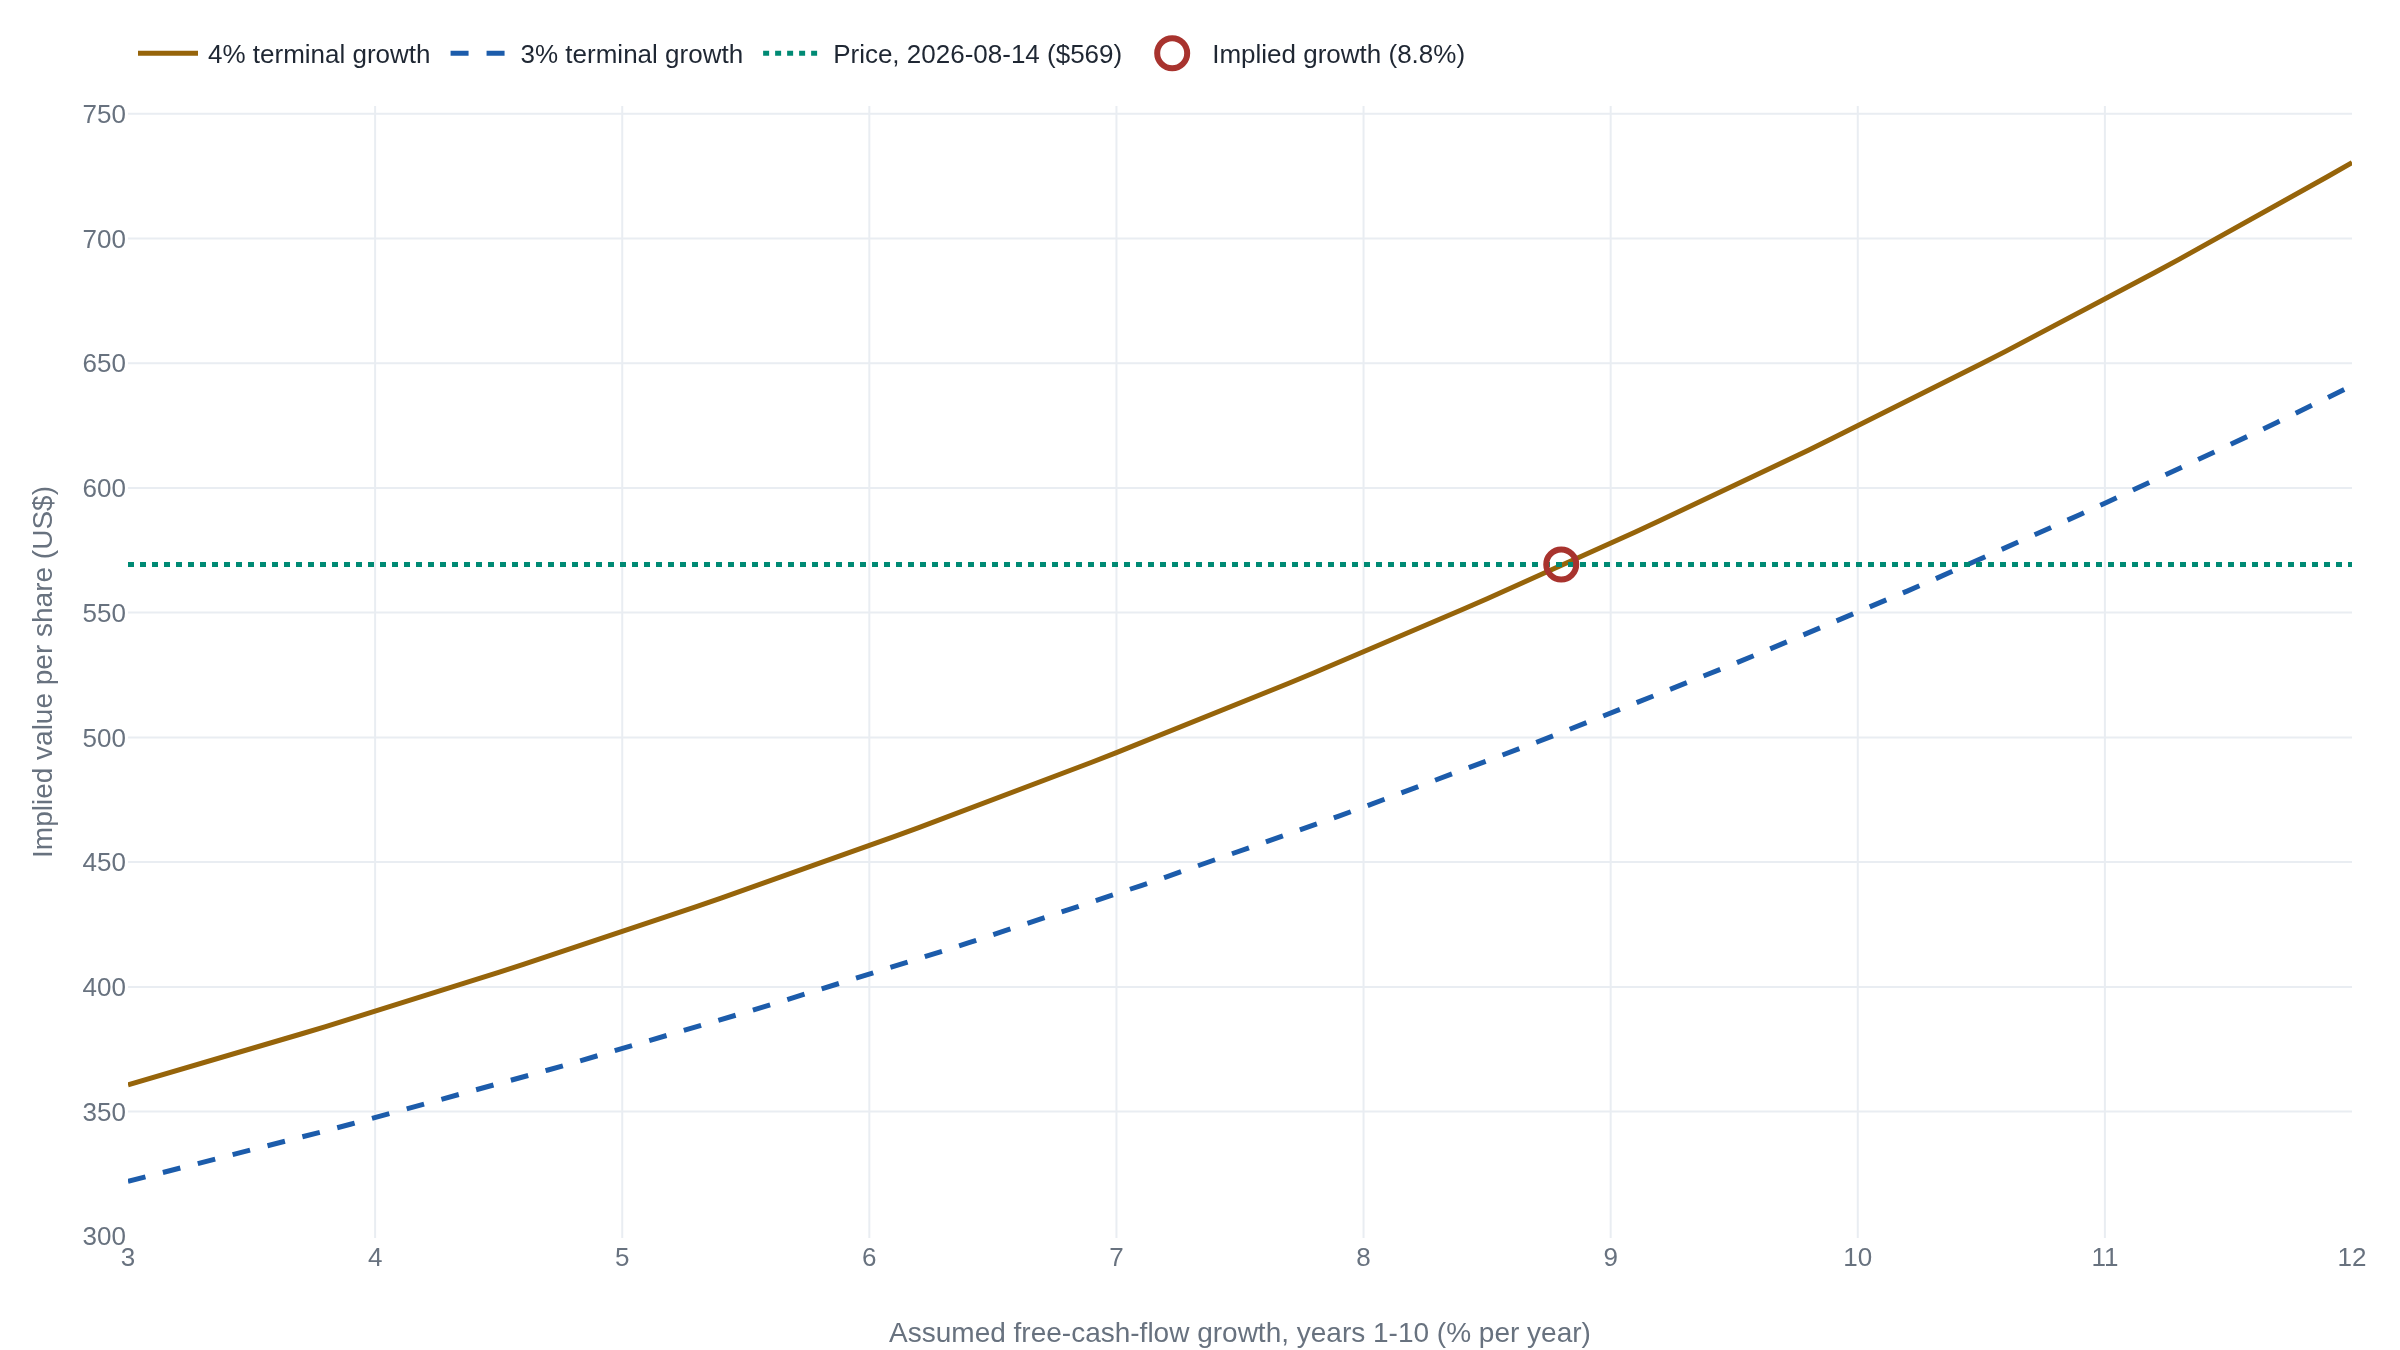

Recreate this plot in Python.
import plotly.graph_objects as go

# Two-stage reverse DCF for Mastercard, computed from the verified inputs:
# FCF base $16,433M (FY2025 10-K), 876.0M shares (Q2 2026 10-Q cover),
# 9% cost of equity, ten explicit years, then a perpetuity at the terminal rate.
# Each point is the implied value per share the price would have to reproduce.
FCF0 = 16433.0      # US$M, FY2025 free-cash-flow base
SHARES = 876.0      # millions
R = 0.09            # cost of equity
N = 10              # explicit-forecast years
PRICE = 569.29      # last close, 2026-08-14


def implied_price(g, terminal):
    pv = 0.0
    fcf = FCF0
    for t in range(1, N + 1):
        fcf = FCF0 * ((1 + g) ** t)
        pv += fcf / ((1 + R) ** t)
    tv = fcf * (1 + terminal) / (R - terminal)
    pv += tv / ((1 + R) ** N)
    return pv / SHARES


growth = [g / 1000.0 for g in range(30, 121)]   # 3.0% .. 12.0%
g_pct = [g * 100 for g in growth]
curve_4 = [implied_price(g, 0.04) for g in growth]
curve_3 = [implied_price(g, 0.03) for g in growth]

fig = go.Figure()
fig.add_trace(go.Scatter(name="4% terminal growth", x=g_pct, y=curve_4, mode="lines"))
fig.add_trace(go.Scatter(name="3% terminal growth", x=g_pct, y=curve_3, mode="lines"))

# Today's price: the horizontal line the model output must cross.
fig.add_trace(
    go.Scatter(
        name="Price, 2026-08-14 ($569)",
        x=[g_pct[0], g_pct[-1]],
        y=[PRICE, PRICE],
        mode="lines",
    )
)

# The crossing under the 4% terminal case: 8.8% implied growth.
fig.add_trace(
    go.Scatter(
        name="Implied growth (8.8%)",
        x=[8.8],
        y=[PRICE],
        mode="markers",
        marker=dict(size=15, symbol="circle-open", line=dict(width=3)),
    )
)

fig.update_layout(
    xaxis_title="Assumed free-cash-flow growth, years 1-10 (% per year)",
    yaxis_title="Implied value per share (US$)",
)
